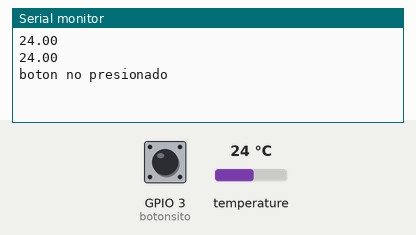
Bench run of a sketch on a simulated ESP32. Shown: the last lines printed to the serial monitor. The test bench sets the inputs (shaded band); at power-on: temperature 24 °C, GPIO 3 (botonsito) HIGH.

Above: at 7.5 s.
7.6 s: temperature set to 12 °C
At 10.6 s:
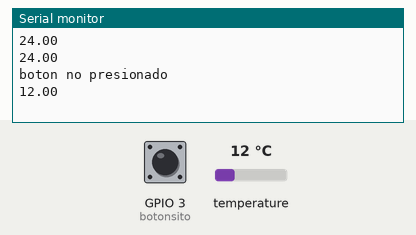
12.2 s: GPIO 3 (botonsito) pulled LOW for 3 s
At 14.1 s:
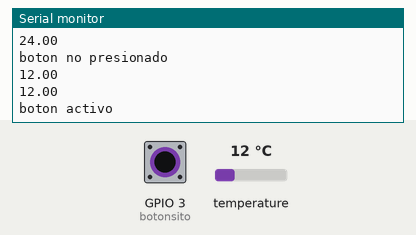
16.8 s: temperature set to 19 °C
At 19.9 s:
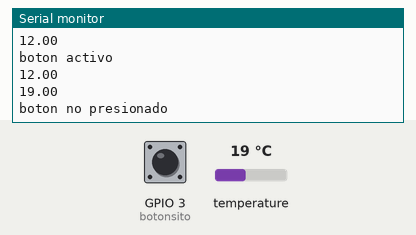
Timing chart, 0 to 21.4 s (numbered marks = the images above; inputs shaded):
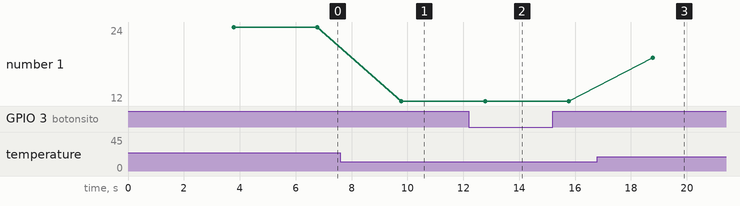

The sketch:

Interrupciones_por_timer.ino
```cpp
#include <OneWire.h>
#include <DallasTemperature.h>
#include <Ticker.h>
#define botonsito 3
int estado = 0;
int valorsito = 0;

void temp(void);
void botom(void);

volatile static bool estado_boton;
OneWire ourWire(2);
DallasTemperature sensorsito(&ourWire);
Ticker accion_temper(temp,3000);
Ticker accion_boton(botom,6000);

void setup() {
 Serial.begin(19200);
 pinMode(botonsito, INPUT_PULLUP);
 digitalWrite(botonsito, HIGH);
 sensorsito.begin();
 accion_temper.start();
 accion_boton.start();
}

void loop() {
  accion_temper.update();
  accion_boton.update();
}

void temp(void)
{
  sensorsito.requestTemperatures();
  float temperaturita= sensorsito.getTempCByIndex(0);
  Serial.println(temperaturita);
}

void botom(void){
 valorsito = digitalRead(botonsito);
 if(valorsito==0){
  Serial.println("boton activo");
 }
 else
{
  Serial.println("boton no presionado");
}
}
```

Measured:
- after the input at 7.6 s, the serial monitor: prints a new line after 2.2 s (image 1)
- after the input at 12.2 s, the serial monitor: prints a new line after 0.58 s (image 2)
- after the input at 16.8 s, the serial monitor: prints a new line after 2.0 s (image 3)
- plotted number 1: 24 → 12 after the input at 7.6 s, 12 → 19 after the input at 16.8 s
